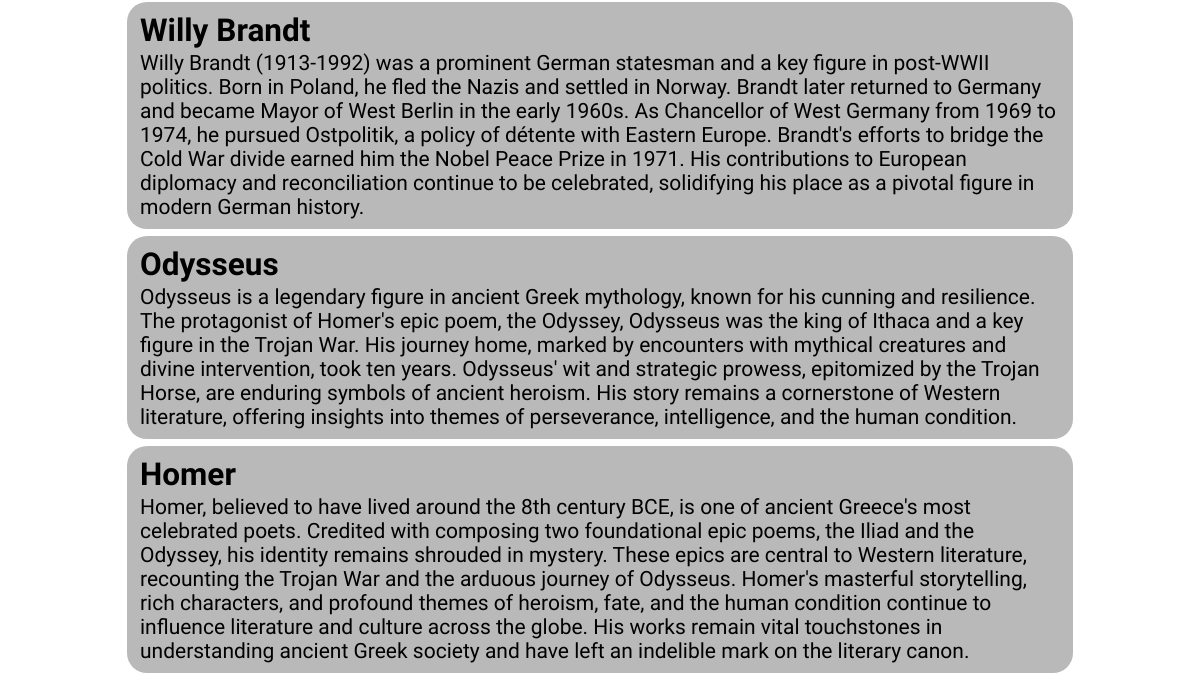
The app's page / (lower part), older data.
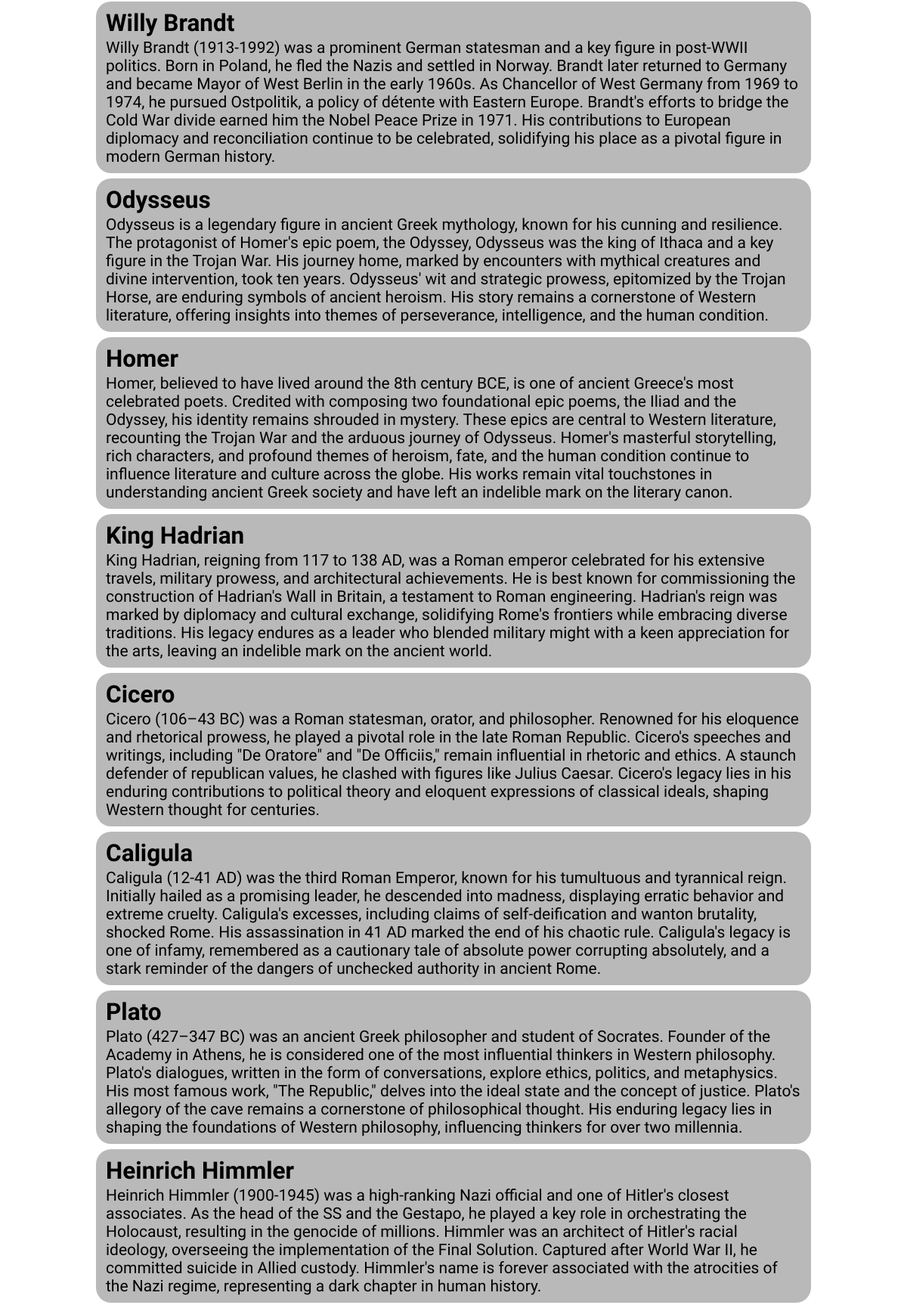
The same page, newer data.
### app.py (models this page shows, shortened)
class People(db.Model):
    id = db.Column(db.Integer, primary_key=True)
    name = db.Column(db.String(50), nullable=False)
    description = db.Column(db.String(1100), nullable=False)

### app.py (the view)
@app.route('/')
def index():
    people = db.session.execute(select(People)).scalars().all()
    return render_template('index.html', people=people, totpeople = people)

### templates/index.html (shortened to what this page needs)
{% extends 'base.html' %}
{% block head %}
<link rel="stylesheet" href="{{url_for('static', filename='css/main.css')}}">
{% endblock %}
{% block body %}
<div class="content">
    {% for person in people %}
        <div class='person'>
            <h2 class="personname">{{ person.name }}</h2>
            <p class="persondescription">{{ person.description }}</p>
        </div>
    {% endfor %}
</div>
{% endblock %}

### templates/base.html (shortened to what this page needs)
<!DOCTYPE html>
<html lang="en">
<head>
    {% block head %}{% endblock %}
</head>
<body>
    {% block body %}{% endblock %}
</body>
</html>

### static/css/main.css (style rules this page uses)
body { margin: 0 auto; font-size: 21px; font-family: 'Alumni Sans', sans-serif; overflow:visible; }
.content { justify-content: center; width: 80%; margin: 0 auto }
.person { min-width: none; border-style: solid; border-radius: 20px 20px 20px 20px; border-color: rgba(90, 118, 143, 0); background-color: rgb(185, 185, 185); max-width: 100%; padding: 5px 10px; margin: 7px; }
.person h2 { margin: 2px auto; }
.person p { font-weight: 500; margin: 2px auto; }

Row changes from the older to the newer data that the page shows:
added People: name "King Hadrian", description "King Hadrian, reigning from 117 to 138 AD, was a Roman emperor celebrated for his extensive travels, military prowess, and architectural achievements. He is best known for commissioning the construction of Hadrian's Wall in Britain, a testament to Roman engineering. Hadrian's reign was marked by diplomacy and cultural exchange, solidifying Rome's frontiers while embracing diverse traditions. His legacy endures as a leader who blended military might with a keen appreciation for the arts, leaving an indelible mark on the ancient world."
added People: name "Cicero", description "Cicero (106–43 BC) was a Roman statesman, orator, and philosopher. Renowned for his eloquence and rhetorical prowess, he played a pivotal role in the late Roman Republic. Cicero's speeches and writings, including \"De Oratore\" and \"De Officiis,\" remain influential in rhetoric and ethics. A staunch defender of republican values, he clashed with figures like Julius Caesar. Cicero's legacy lies in his enduring contributions to political theory and eloquent expressions of classical ideals, shaping Western thought for centuries."
added People: name "Caligula", description "Caligula (12-41 AD) was the third Roman Emperor, known for his tumultuous and tyrannical reign. Initially hailed as a promising leader, he descended into madness, displaying erratic behavior and extreme cruelty. Caligula's excesses, including claims of self-deification and wanton brutality, shocked Rome. His assassination in 41 AD marked the end of his chaotic rule. Caligula's legacy is one of infamy, remembered as a cautionary tale of absolute power corrupting absolutely, and a stark reminder of the dangers of unchecked authority in ancient Rome."
added People: name "Plato", description "Plato (427–347 BC) was an ancient Greek philosopher and student of Socrates. Founder of the Academy in Athens, he is considered one of the most influential thinkers in Western philosophy. Plato's dialogues, written in the form of conversations, explore ethics, politics, and metaphysics. His most famous work, \"The Republic,\" delves into the ideal state and the concept of justice. Plato's allegory of the cave remains a cornerstone of philosophical thought. His enduring legacy lies in shaping the foundations of Western philosophy, influencing thinkers for over two millennia."
added People: name "Heinrich Himmler", description "Heinrich Himmler (1900-1945) was a high-ranking Nazi official and one of Hitler's closest associates. As the head of the SS and the Gestapo, he played a key role in orchestrating the Holocaust, resulting in the genocide of millions. Himmler was an architect of Hitler's racial ideology, overseeing the implementation of the Final Solution. Captured after World War II, he committed suicide in Allied custody. Himmler's name is forever associated with the atrocities of the Nazi regime, representing a dark chapter in human history."
